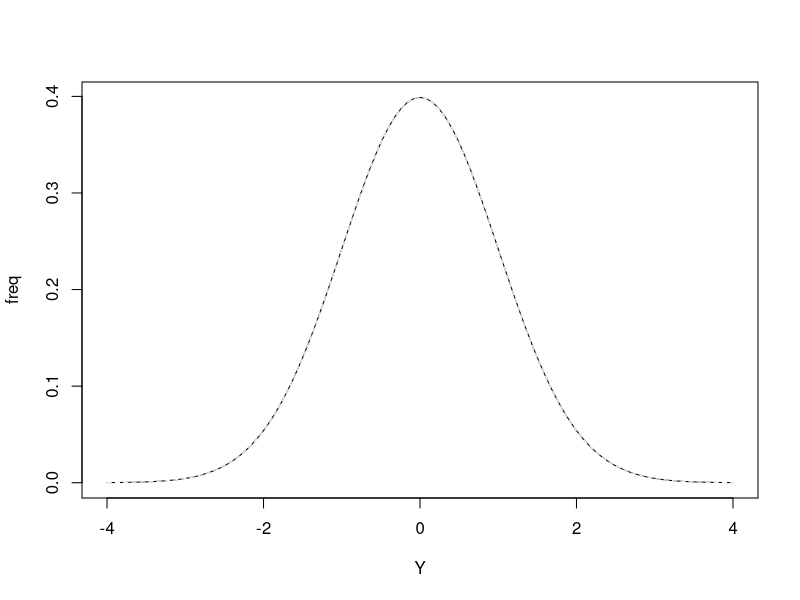
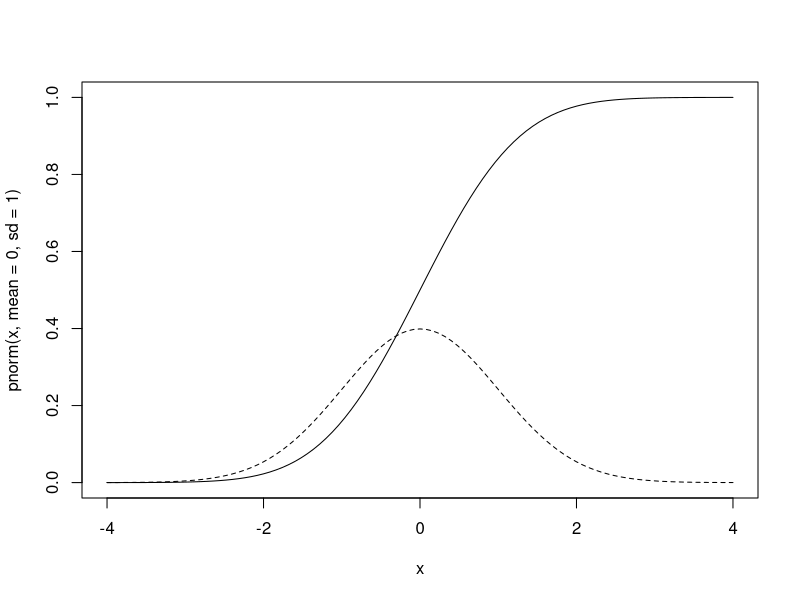
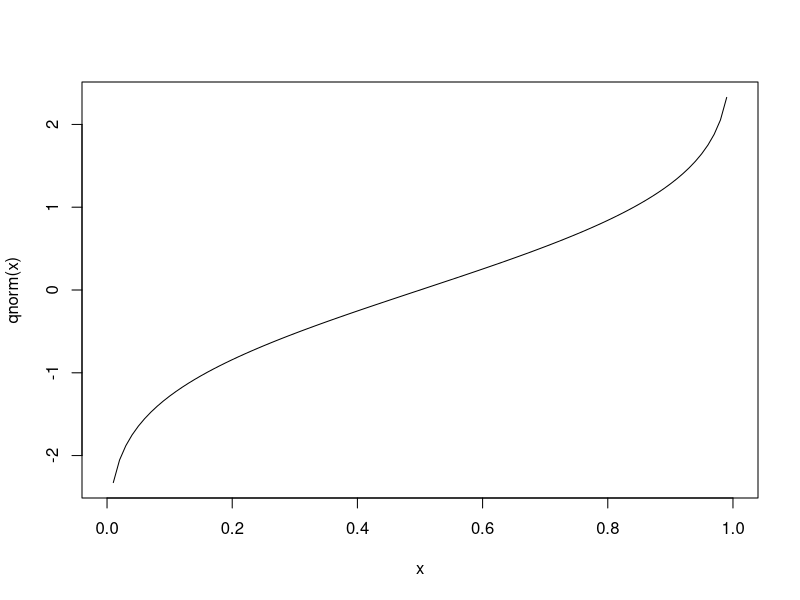
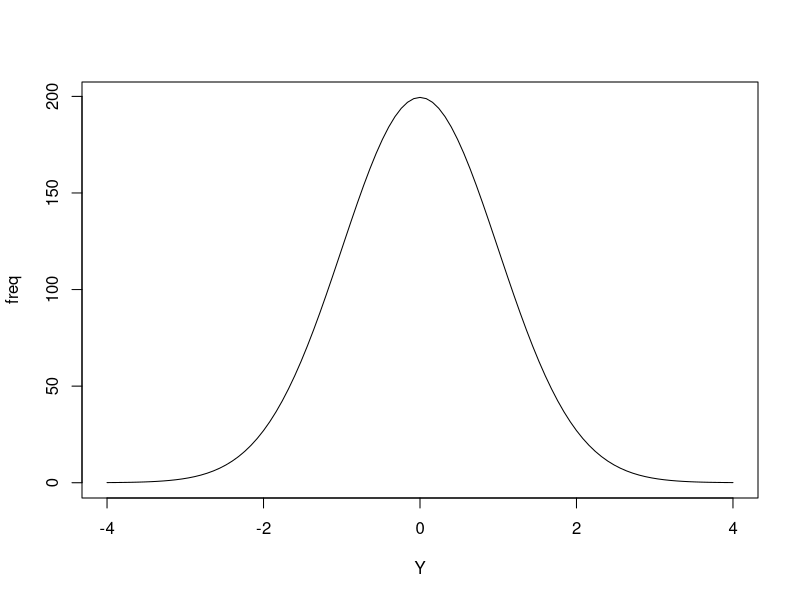

Reproduce these figures in R, in order.
#Chapter 6 moves on from discrete distributions to the normal distribution, 
#a continuous distribution that will be the basis of most statistics in the book.

#Section 6.1 discusses frequency distributions of continuous variables briefly.

#Section 6.2 Properties of the Normal Distribution

#Let's check where it is.
?Distributions
?dnorm

#We can draw the normal distribution in a custom function as a plot using curve()
#and equation 6.1 on page 95.
normal.manual<-function(mean, sd){
curve((1/(sd*sqrt(2*pi)))*exp((-((x-mean)/sd)^2)/2),
      -4, 4, #go from -4 to +4 standard deviations.
      add = FALSE,
      ylab="freq",
      xlab="Y",
      type = "l")
}
normal.manual(0,1)

#You can get this automatically in R with dnorm.
curve(dnorm(x, mean=0, sd=1),
      -4, 4,
      col="white",
      lty="dashed",
      add=TRUE)
#I added a white dashed line over the original black line so you can see that they follow the same path.

#You can draw any of the distributions in Figure 6.2 using these functions 
#(either the R one or the one we just made).

#Figure 6.3 shows the cumulative normal distribution function.

#Let's do that and then plot the normal probability density function on it.
#Cumulative first since that plot will go from 0 to 1.
curve(pnorm(x, mean=0, sd=1),
      -4, 4,
      lty="solid")

#Then add the normal probability density function (like the one we made earlier, just with the default line color).
curve(dnorm(x, mean=0, sd=1),
      -4, 4,
      lty="dashed",
      add=TRUE)

#To get out some of the values  shown in page 96, we use pnorm().
#http://stackoverflow.com/questions/34236648/r-function-to-calculate-area-under-the-normal-curve-between-adjacent-standard-de

pnorm(0, mean=0, sd=1)
#Just adding one value gives you a point estimate.
#50% will be found up to zero (the mean).

#The other values shown in Figure 6.3
pnorm(-1)
pnorm(-2)
#0 and 1 are the default values for mean and standard deviation, so you can leave them out if you want in this case.
#If you add more than one, it will tell you the values.
(pnorm(0:1))
#Use diff as suggested here to get the area under the curve.
diff(pnorm(0:1))
#This works because it uses the cumulative function to calculate it.
#If you go from -1 to 1 you can add them up to get the 68.27% shown under Figure 6.2 and on page 96.
sum(diff(pnorm(-1:1)))

#To go the other way, i.e. to see where 50% of the items fall, you have to use qnorm.
#Let's see what qnorm looks like.
curve(qnorm(x))
#It is essentially tipping Figure 6.3 on its side.
#The frequency is now x on the x-axis, and the standard deviations are the y axis.
#You can get the point values in Figure 6.3 this way:
qnorm(0.5)
qnorm(0.1587)
qnorm(0.0228)
#The last two are close with rounding since those values in Figure 6.3 were rounded.
#How to get the values on page 96, of where 50%, 95%, etc of items are found?
qnorm(0.5+0.5*0.5)
qnorm(0.95+0.5*0.05)
qnorm(0.99+0.5*0.01)
#The values that you input are not the percent values given on page 96.
#You put them in proportions (the quantile you want to get) PLUS
#half of the remaining value.
#If you put in 0.95, it will go from 0 to 0.95.  That isn't centered at the mean of 0,
#where the 50% quantile is.  There is 0.05 left at the end.  So we divide it by two
#to put it on either end.
#You would get the negative number for the standard deviation if you put in the opposite value.
qnorm(0.5*0.01)
#This also explains it nicely down where it starts talking about qnorm.
#https://cran.r-project.org/web/packages/tigerstats/vignettes/qnorm.html

#On pg. 98, they show calculation of standard deviates.
#This is described in such a way that they seem to be z scores although they are never named as such in the book.
#You can easily calculate this manually.
z.score<-function(x){
  (x-mean(x))/sd(x)
}

x<-c(1,2,3)
z.score(x)
#You can also use the scale() function.
#https://www.r-bloggers.com/r-tutorial-series-centering-variables-and-generating-z-scores-with-the-scale-function/

scale(x,
      center=TRUE,
      scale=TRUE)
#help notes that scale=TRUE divides by the standard deviation when
#center=TRUE, and center=TRUE substracts each number by the column mean.
#This is the same thing we did in the z-score function.

#Table 6.1 has expected frequencies for the normal distribution in column 2 for a sample of 1000 individuals.
#We can generate this with pnorm() and thinking about what the class marks mean.
#Because the class marks are separated by 0.5, we need to go 0.5 around each class mark and start at -5.25.
boundaries<-seq(from=-5.25,
                to=5.25,
                by=0.5)

pnorm.results<-pnorm(boundaries)
expected.freqs<-abs(diff(pnorm.results))
cbind(boundaries[-length(boundaries)]+0.25,
      #this takes the last entry off because we only need the lower bound for each class,
      #and adds 0.25 to get the class mark.
      round(expected.freqs*1000, 1))
#Then you can have a look at the table and see that it gives the same results as column 2 in Table 6.1.

#Section 6.3 A Model for the Normal Distribution
#This section describes what produces a normal distribution and
#a heuristic showing how it is related to the binomial distribution.

#Section 6.4 Applications of the Normal Distribution
#This section describes how to do what we did to get Table 6.1,
#but with a different set of data back from Section 4.2. [http://www.cmcurry.com/2014/07/using-r-to-work-through-sokal-and.html]

mean.bw<-109.9
sd.bw<-13.593

(sdeviate.bw<-(151-mean.bw)/sd.bw)

pnorm(sdeviate.bw) #This value is more precise
pnorm(3.02) #But the book uses this rounded value so we will too here.
#We can do some of the calculations the book does on pp. 103-104.
#Only a very few individuals are higher than 151 oz.
1-pnorm(3.02)
#If we want to look both directions we can double this number since the distribution is symmetrical.
2*(1-pnorm(3.02))

#By default, lower.tail=TRUE in pnorm.
pnorm(3.02,
      lower.tail=FALSE)
#It is the same as our earlier value of
1-pnorm(3.02)
#Here is the default setting for comparison.
pnorm(3.02,
      lower.tail=TRUE)
#This simply tells use which direction we want to look at,
#the upper or lower tail of the distribution from our value of standard deviate.  

#Section 6.5 Fitting a Normal Distribution to Observed Data

#These data are again from Section 4.2 [http://www.cmcurry.com/2014/07/using-r-to-work-through-sokal-and.html].
classmark<-seq(from=59.5, to=171.5, by=8)
frequencies<-c(2,6,39,385,888,1729,2240,2007,1233,641,201,74,14,5,1)
samplesize<-sum(frequencies) #This confirms that we entered the data correctly, and gets our sample size.
#Multiply classmark and frequencies to get the sums for each class.
classsums<-classmark*frequencies

#To look at all this stuff together, combine it into a dataset.
birthweights<-data.frame(cbind(classmark, frequencies, classsums))

#Add on a row of the next class up which contains 0 individuals.
(birthweights<-rbind(birthweights, c(179.5, 0, 0)))


#On page 104, equation 6.2 is like equation 6.1 above but with sample size (n) and i (class intervals).
normal.manual.applied<-function(mean, sd, n, i){
  curve(((1/(sd*sqrt(2*pi)))*exp((-((x-mean)/sd)^2)/2))*n*i,
        -4, 4, #go from -4 to +4 standard deviations.
        add = FALSE,
        ylab="freq",
        xlab="Y",
        type = "l")
}

normal.manual.applied(mean=0, sd=1, n=1000, i=0.5)
#This gives the curve that Table 6.1 also has (same class intervals of 0.5, 1000 samples, and mean=0 with sd=1).
#Let's do this with the birthweights data.

birthweights.mean<-109.8996
birthweights.sd<-13.5942

#Like above we need the lower boundaries of the class marks.
birthweights$boundaries<-birthweights$classmark-4

#Get the expected frequencies for the class boundaries with the mean and sd of our dataset.
birthweights$pnorm.results<-pnorm(birthweights$boundaries,
                     mean=birthweights.mean,
                     sd=birthweights.sd)

#Then, take the difference of the first row minus the next row.
#The last row will not have anything, which is why we needed to add the lower boundary of
#the next class mark, which has a frequency of zero.  Thus, this calculation generates a vector of length 14. 
#We need 15, so we just add a zero on for the last difference as they do in Table 6.2
birthweights$expected.freqs<-c(abs(diff(birthweights$pnorm.results)),0) #add a zero on for the last difference

#Multipy the frequencies by the sample size to get the expected frequencies for a sample of this size.
#Round as in the table.
birthweights$expected.freqs.values<-round(birthweights$expected.freqs*samplesize, 1)

#We can even add the plus and minus signs using ifelse and sign() to see in which direction the differences are.
birthweights$departure.signs<-ifelse(sign(birthweights$frequencies-birthweights$expected.freqs.values)==-1,
                                     "-", #if -1, then write "-"
                                     "+") #else if not -1, write "+"

#View the table to confirm it has the same data as table 6.2
birthweights

#Section 6.6 Skewness and Kurtosis

#Box 6.1 shows how to compute g1 (skewness) and g2 (kurtosis) from a frequency distribution.
#This is unlike to be how one would do it with your own table of data, 
#but it is a helpful exercise in understanding how these moment statistics work and coding.



#Section 6.7 Graphic Methods
#Following box 6.2 to manually make a Q-Q plot to understand how they are built.

#Then how to do them in R automatically.

#The rankits in box 6.2 are done this way.

#Look up Q-Q calculation in R to see how it deals with small sample sizes.